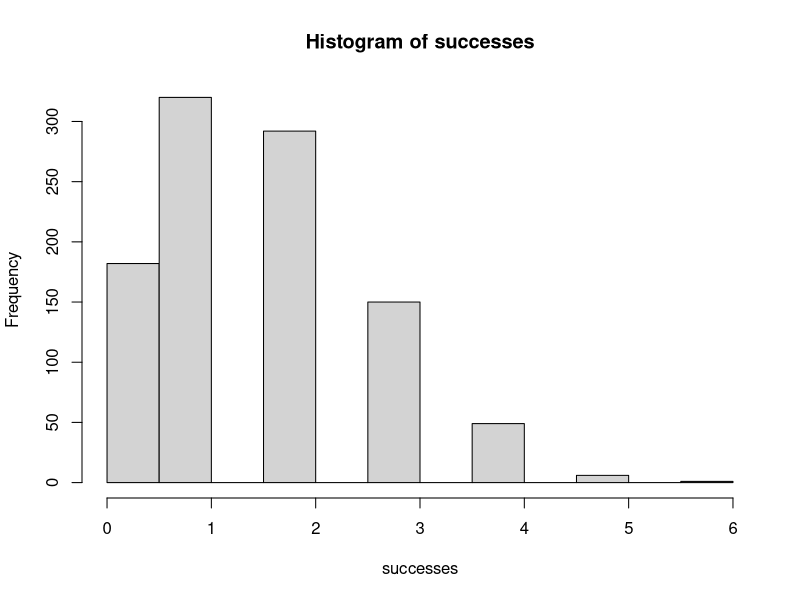
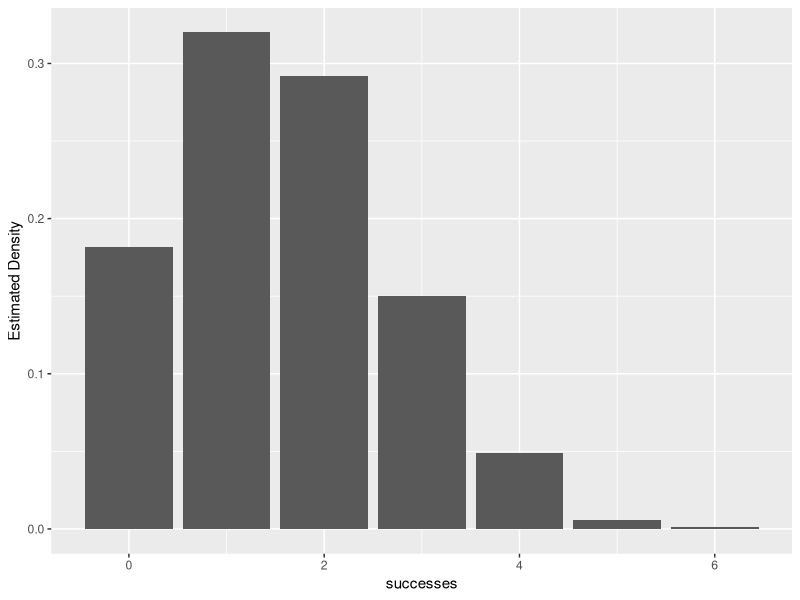
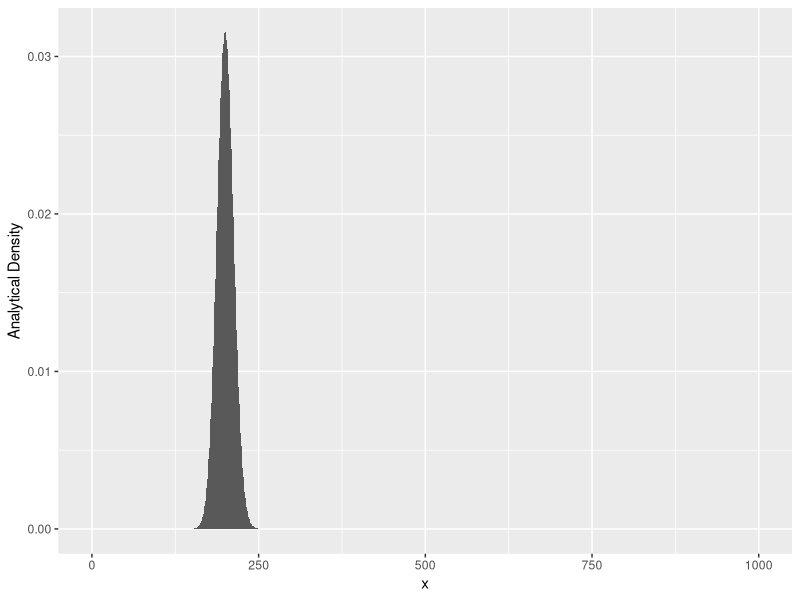
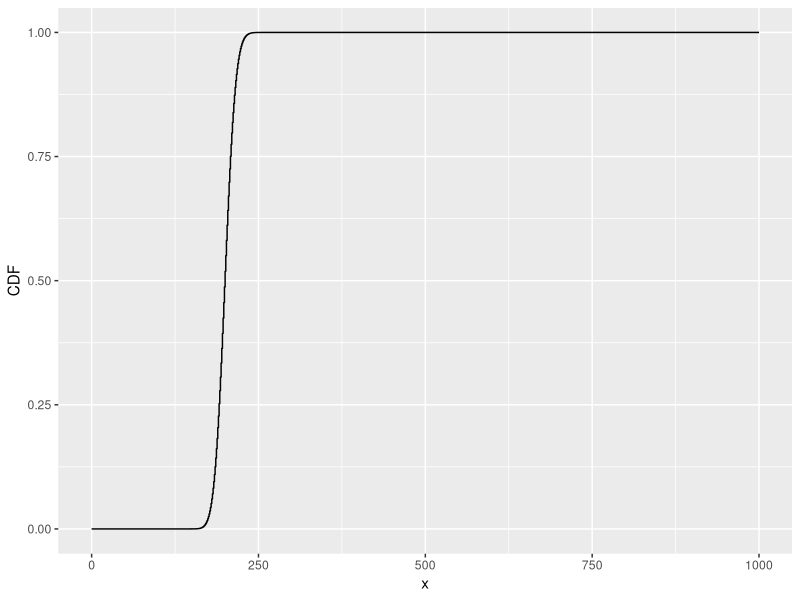

Write R code to recreate these figures, in order.
## ---- chunk 1
knitr::opts_chunk$set(echo = TRUE)
## ---- chunk 2
successes <- rbinom(n = 1000, size = 8, prob = 0.2)
## ---- chunk 3
hist(successes)
## ---- chunk 4
round( dbinom(x = 7, size = 10, prob = 0.65), 2) 
## ---- chunk 5
round( pbinom(q = 7, size = 10, prob = 0.65), 2) 
## ---- chunk 6
round( pbinom(q = 5, size = 10, prob = 0.65, lower.tail = FALSE), 2) 
## ---- chunk 7
round( 1 - pbinom(q = 5, size = 10, prob = 0.65), 2)
## ---- chunk 8
library(tidyverse)
## ---- chunk 9
binom_draws <- as_tibble(data.frame(successes))

estimated_pf <- binom_draws %>% 
    group_by(successes) %>% 
    summarise(n = n()) %>% 
    mutate(freq = n/sum(n))

ggplot(estimated_pf, aes(x = successes, y = freq)) +
    geom_col() +
    ylab("Estimated Density")
## ---- chunk 10
n <- 1000
p <- 0.2
## ---- chunk 11
my_binom <- as_tibble(list(x=0:n, prob = dbinom(0:n, n, p)))

ggplot(my_binom, aes(x=x, y=prob)) + geom_col() +
     ylab("Analytical Density")
## ---- chunk 12
calculated_cdf <- my_binom %>% 
    mutate(cdf = cumsum(prob)) 

# Plot the computed cdf
ggplot(calculated_cdf, aes(x = x, y = cdf)) +
    geom_step() +
    ylab("CDF")
